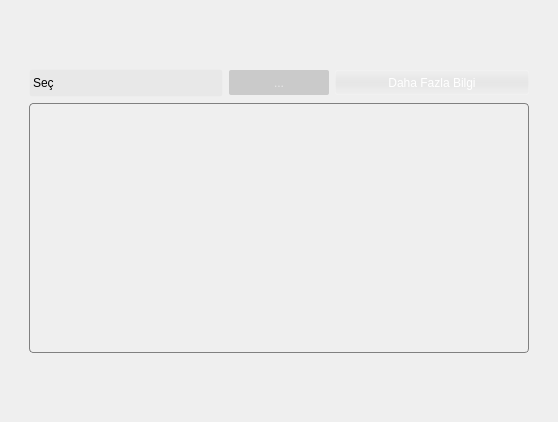
                  <widget class="QWidget" name="selectPage">
                   <layout class="QGridLayout" name="gridLayout_5">
                    <item row="1" column="0">
                     <widget class="QWidget" name="widget" native="true">
                      <property name="styleSheet">
                       <string notr="true">#widget{
background-color:qlineargradient(spread:pad, x1:0, y1:0, x2:1, y2:0, stop:0 rgba(0, 0, 0, 0));/*22*/
border-radius:0px;
}
</string>
                      </property>
                      <layout class="QGridLayout" name="gridLayout">
                       <property name="spacing">
                        <number>0</number>
                       </property>
                       <item row="2" column="0">
                        <layout class="QVBoxLayout" name="verticalLayout_8">
                         <property name="spacing">
                          <number>0</number>
                         </property>
                         <property name="leftMargin">
                          <number>0</number>
                         </property>
                         <item>
                          <widget class="QWidget" name="widget_2" native="true">
                           <property name="minimumSize">
                            <size>
                             <width>500</width>
                             <height>300</height>
                            </size>
                           </property>
                           <layout class="QGridLayout" name="gridLayout_4">
                            <item row="4" column="0">
                             <layout class="QHBoxLayout" name="horizontalLayout_3">
                              <item>
                               <widget class="QLabel" name="labelScreenshots">
                                <property name="minimumSize">
                                 <size>
                                  <width>500</width>
                                  <height>250</height>
                                 </size>
                                </property>
                                <property name="maximumSize">
                                 <size>
                                  <width>400</width>
                                  <height>250</height>
                                 </size>
                                </property>
                                <property name="styleSheet">
                                 <string notr="true">border:1px solid gray;
border-radius:4px;</string>
                                </property>
                                <property name="text">
                                 <string/>
                                </property>
                                <property name="pixmap">
                                 <pixmap resource="../icons/icons.qrc">:/screenshots/Screenshots/Gnome.png</pixmap>
                                </property>
                                <property name="scaledContents">
                                 <bool>true</bool>
                                </property>
                               </widget>
                              </item>
                             </layout>
                            </item>
                            <item row="1" column="0">
                             <layout class="QHBoxLayout" name="horizontalLayout_18">
                              <property name="topMargin">
                               <number>0</number>
                              </property>
                              <item>
                               <widget class="QComboBox" name="comboBox">
                                <property name="minimumSize">
                                 <size>
                                  <width>149</width>
                                  <height>28</height>
                                 </size>
                                </property>
                                <property name="maximumSize">
                                 <size>
                                  <width>200</width>
                                  <height>28</height>
                                 </size>
                                </property>
                                <property name="styleSheet">
                                 <string notr="true">/* ====================================== */

 QComboBox {
	border:1px solid  rgba(255, 255, 255, 30);
     border-radius:2px;
     padding: 1px 18px 1px 3px;
     min-width: 6em;
	 color: black;
 }

 QComboBox:editable {
     background: gray;
 }

 QComboBox:!editable, QComboBox::drop-down:editable {
	/*background-color: qlineargradient(spread:pad, x1:0.5, y1:0, x2:0.5, y2:1, stop:0 rgba(132, 132, 132, 255), stop:0.501481 rgba(70, 70, 70, 255), stop:0.503057 rgba(62, 62, 62, 255), stop:1 rgba(16, 16, 16, 255));*/
    background-color:qlineargradient(spread:pad, x1:0, y1:0, x2:1, y2:0, stop:0 rgba(52, 52, 52, 10));
 }

 /* QComboBox gets the &quot;on&quot; state when the popup is open */
 QComboBox:!editable:on, QComboBox::drop-down:editable:on {
/*    background-color: qlineargradient(spread:pad, x1:0.5, y1:1, x2:0.5, y2:0, stop:0 rgba(129, 3, 3, 255), stop:0.0192308 rgba(160, 35, 25, 255), stop:0.521739 rgba(166, 35, 29, 255), stop:0.531585 rgba(184, 46, 40, 255), stop:0.983696 rgba(168, 78, 74, 255), stop:1 rgba(210, 110, 110, 255));*/
    background-color:qlineargradient(spread:pad, x1:0, y1:0, x2:1, y2:0, stop:0 rgba(52, 52, 52, 10));
 }

 QComboBox:on { /* shift the text when the popup opens */
     padding-top: 3px;
     padding-left: 4px;
 }

 QComboBox::drop-down {
     subcontrol-origin: padding;
     subcontrol-position: top right;
     width: 20px;
     border:0px solid  rgba(34, 49, 60, 100);
 }

 QComboBox::down-arrow {
	image: url(:/icons/white-arrow-down.gif);     /*image: url(/usr/share/icons/crystalsvg/16x16/actions/1downarrow.png);*/
 }

 QComboBox::down-arrow:on { /* shift the arrow when popup is open */
     top: 1px;
     left: 1px;
 }</string>
                                </property>
                                <property name="currentIndex">
                                 <number>0</number>
                                </property>
                                <property name="iconSize">
                                 <size>
                                  <width>32</width>
                                  <height>32</height>
                                 </size>
                                </property>
                                <property name="duplicatesEnabled">
                                 <bool>false</bool>
                                </property>
                                <property name="frame">
                                 <bool>true</bool>
                                </property>
                                <item>
                                 <property name="text">
                                  <string>Seç</string>
                                 </property>
                                </item>
                                <item>
                                 <property name="text">
                                  <string>Kde</string>
                                 </property>
                                </item>
                                <item>
                                 <property name="text">
                                  <string>Gnome</string>
                                 </property>
                                </item>
                                <item>
                                 <property name="text">
                                  <string>Xfce</string>
                                 </property>
                                </item>
                                <item>
                                 <property name="text">
                                  <string>Lxde</string>
                                 </property>
                                </item>
                                <item>
                                 <property name="text">
                                  <string>Mate</string>
                                 </property>
                                </item>
                                <item>
                                 <property name="text">
                                  <string>Cinnamon</string>
                                 </property>
                                </item>
                                <item>
                                 <property name="text">
                                  <string>Fluxbox</string>
                                 </property>
                                </item>
                               </widget>
                              </item>
                              <item>
                               <widget class="QLabel" name="xdesktopLabel">
                                <property name="minimumSize">
                                 <size>
                                  <width>75</width>
                                  <height>25</height>
                                 </size>
                                </property>
                                <property name="maximumSize">
                                 <size>
                                  <width>100</width>
                                  <height>25</height>
                                 </size>
                                </property>
                                <property name="styleSheet">
                                 <string notr="true">background-color:qlineargradient(spread:pad, x1:0, y1:0, x2:1, y2:0, stop:0 rgba(52, 52, 52, 50));
border-radius:2px;
color:rgb(232, 232, 232)</string>
                                </property>
                                <property name="text">
                                 <string>...</string>
                                </property>
                                <property name="alignment">
                                 <set>Qt::AlignCenter</set>
                                </property>
                                <property name="margin">
                                 <number>0</number>
                                </property>
                               </widget>
                              </item>
                              <item>
                               <widget class="QPushButton" name="getinfoButton">
                                <property name="minimumSize">
                                 <size>
                                  <width>0</width>
                                  <height>25</height>
                                 </size>
                                </property>
                                <property name="maximumSize">
                                 <size>
                                  <width>200</width>
                                  <height>16777215</height>
                                 </size>
                                </property>
                                <property name="toolTip">
                                 <string>internet</string>
                                </property>
                                <property name="styleSheet">
                                 <string notr="true">QPushButton{
	padding: 3px 10px 3px 10px;
	color: white;
	border:0px;
	border-radius:2px;
background-color: qlineargradient(spread:repeat, x1:0, y1:0, x2:0, y2:1, stop:0 rgba(27, 27, 27, 0), stop:0.510753 rgba(9, 9, 9, 10), stop:1 rgba(0, 0, 0, 0));
	/*background-color: qlineargradient(spread:pad, x1:0.5, y1:1, x2:0.5, y2:0, stop:0 rgba(120, 146, 172, 255), stop:0.0155729 rgba(99, 141, 164, 255), stop:0.538376 rgba(49, 84, 106, 255), stop:1 rgba(51, 72, 91, 255))*/
}

QPushButton::flat:hover{
	border:1px solid  rgba(255, 255, 255, 40);
	border-radius:2px;
    background-color:qlineargradient(spread:pad, x1:0, y1:0, x2:0, y2:1, stop:0 rgba(127, 127, 127, 10), stop:0.513661 rgba(231, 231, 231, 50), stop:1 rgba(94, 94, 94, 10))
}

QPushButton::flat{
	border:1px solid  rgba(255, 255, 255, 30);
	border-radius:2px;
    background-color: qlineargradient(spread:repeat, x1:0, y1:0, x2:0, y2:1, stop:0 rgba(27, 27, 27, 0), stop:0.510753 rgba(9, 9, 9, 10), stop:1 rgba(0, 0, 0, 0));
}

QPushButton::flat:pressed{
	border:1px solid  rgba(255, 255, 255, 15);
	border-radius:2px;
	padding: 3px 10px 3px 10px;
    background-color:qlineargradient(spread:pad, x1:0, y1:0, x2:1, y2:0, stop:0 rgba(52, 52, 52, 50));
}
</string>
                                </property>
                                <property name="text">
                                 <string>Daha Fazla Bilgi</string>
                                </property>
                                <property name="icon">
                                 <iconset resource="../icons/icons.qrc">
                                  <normaloff>:/icons/dialog-information.png</normaloff>:/icons/dialog-information.png</iconset>
                                </property>
                                <property name="iconSize">
                                 <size>
                                  <width>20</width>
                                  <height>20</height>
                                 </size>
                                </property>
                                <property name="flat">
                                 <bool>true</bool>
                                </property>
                               </widget>
                              </item>
                             </layout>
                            </item>
                           </layout>
                          </widget>
                         </item>
                        </layout>
                       </item>
                       <item row="3" column="0">
                        <spacer name="verticalSpacer_9">
                         <property name="orientation">
                          <enum>Qt::Vertical</enum>
                         </property>
                         <property name="sizeHint" stdset="0">
                          <size>
                           <width>20</width>
                           <height>40</height>
                          </size>
                         </property>
                        </spacer>
                       </item>
                       <item row="0" column="0">
                        <spacer name="verticalSpacer_8">
                         <property name="orientation">
                          <enum>Qt::Vertical</enum>
                         </property>
                         <property name="sizeHint" stdset="0">
                          <size>
                           <width>20</width>
                           <height>40</height>
                          </size>
                         </property>
                        </spacer>
                       </item>
                      </layout>
                     </widget>
                    </item>
                   </layout>
                  </widget>
